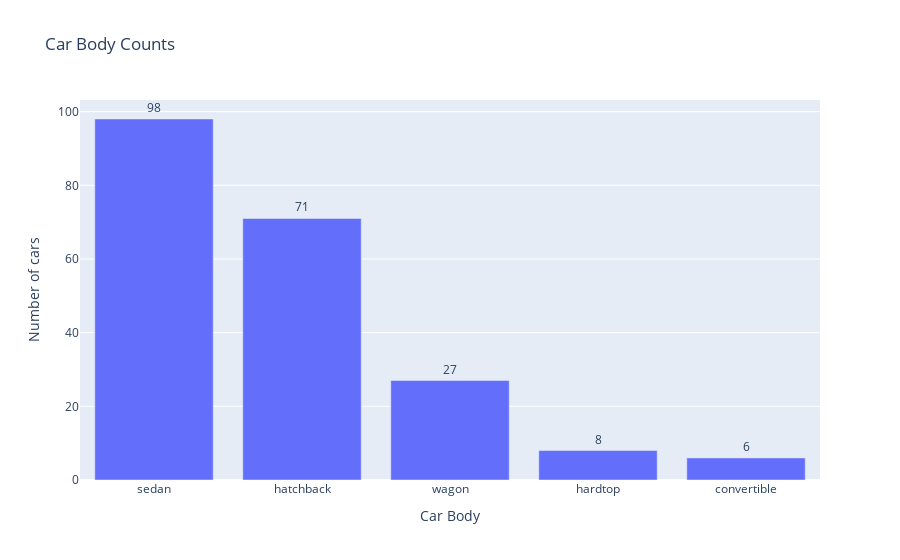
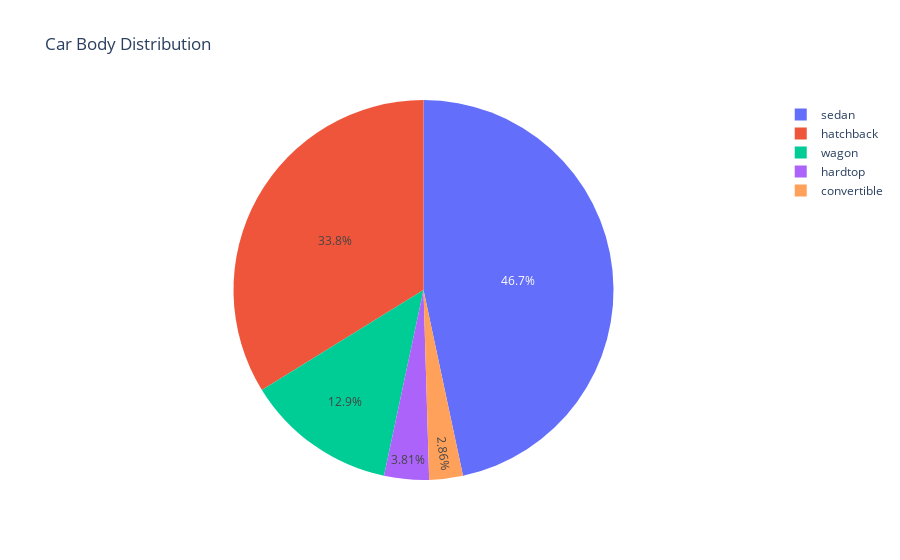

Notebook code for these charts, in order:
### Markdown cell above
## Car Body

### Code cell
keys = df['carbody'].value_counts().keys()
values = df['carbody'].value_counts().values


# Create the bar chart
fig = px.bar(df, x= keys, y= values, text= values, title='Car Body Counts')
fig.update_traces(textposition='outside')
fig.update_layout(
    xaxis_title="Car Body",
    yaxis_title="Number of cars"
)
# Create the pie chart
fig2 = px.pie(df, names= keys, values= values, title='Car Body Distribution')

# Display the plots
fig.show()
fig2.show()

### Figure 1 — Plotly figure (JSON) as saved in the notebook; plotly's stock layout.template omitted (floating-point values rounded to 4 significant figures)
{"data": [{"alignmentgroup": "True", "hovertemplate": "x=%{x}<br>y=%{y}<br>text=%{text}<extra></extra>", "legendgroup": "", "marker": {"color": "#636efa", "pattern": {"shape": ""}}, "name": "", "offsetgroup": "", "orientation": "v", "showlegend": false, "text": [98, 71, 27, 8, 6], "textposition": "outside", "type": "bar", "x": ["sedan", "hatchback", "wagon", "hardtop", "convertible"], "xaxis": "x", "y": [98, 71, 27, 8, 6], "yaxis": "y"}], "layout": {"barmode": "relative", "legend": {"tracegroupgap": 0}, "title": {"text": "Car Body Counts"}, "xaxis": {"anchor": "y", "domain": [0, 1], "title": {"text": "Car Body"}}, "yaxis": {"anchor": "x", "domain": [0, 1], "title": {"text": "Number of cars"}}}}

### Figure 2 — Plotly figure (JSON) as saved in the notebook; plotly's stock layout.template omitted (floating-point values rounded to 4 significant figures)
{"data": [{"domain": {"x": [0, 1], "y": [0, 1]}, "hovertemplate": "label=%{label}<br>value=%{value}<extra></extra>", "labels": ["sedan", "hatchback", "wagon", "hardtop", "convertible"], "legendgroup": "", "name": "", "showlegend": true, "type": "pie", "values": [98, 71, 27, 8, 6]}], "layout": {"legend": {"tracegroupgap": 0}, "title": {"text": "Car Body Distribution"}}}
